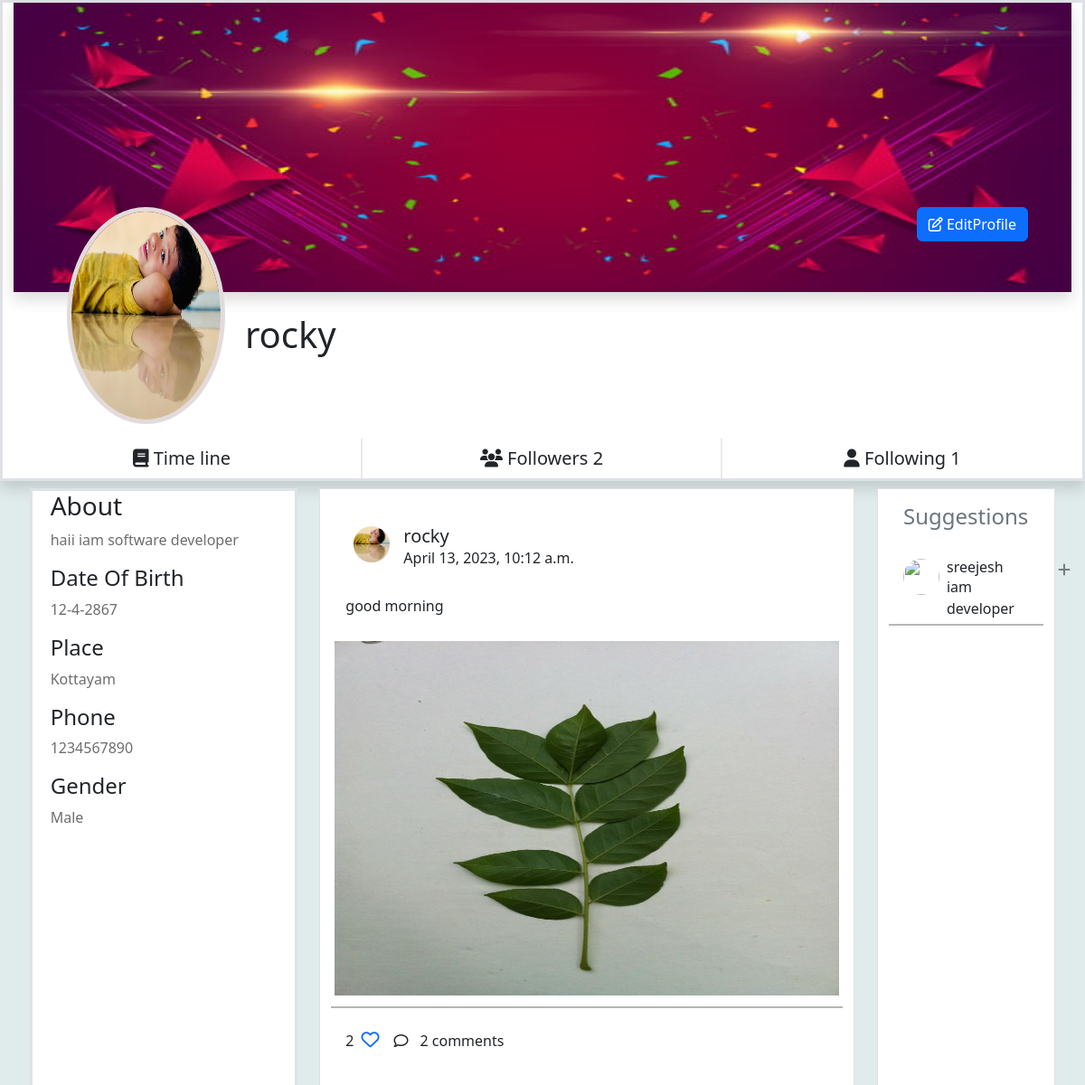
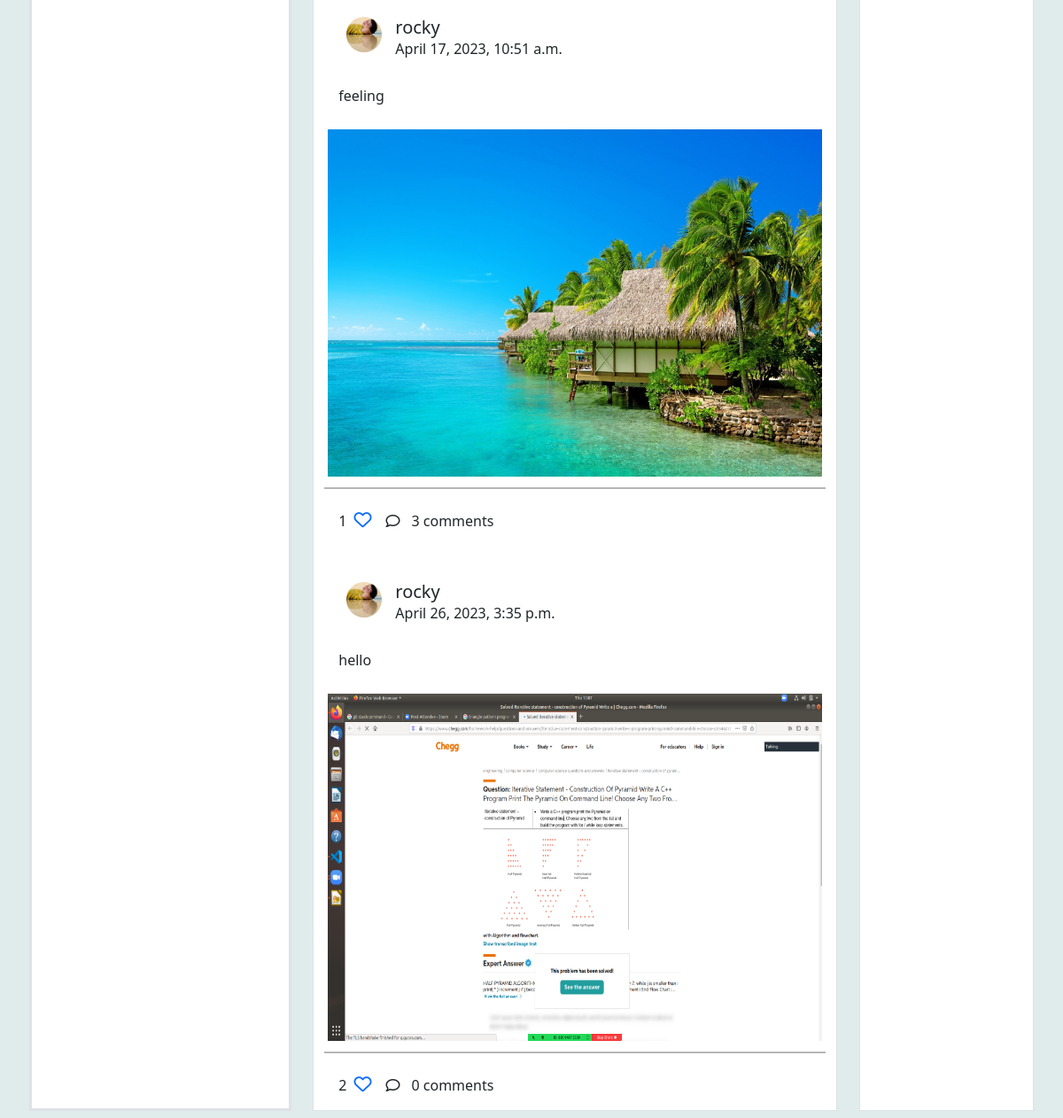
The app's page /profiles/1/ with its own data (2 pictures, top to bottom).
### myapp/models.py (models this page shows, shortened)
class UserProfile(models.Model):
    user=models.OneToOneField(User,on_delete=models.CASCADE,related_name="profile")
    profile_pic=models.ImageField(upload_to="profilepics",null=True,blank=True)
    bio=models.CharField(max_length=200,null=True)
    address=models.CharField(max_length=200,null=True)
    dob=models.DateTimeField(null=True)
    following=models.ManyToManyField("self",related_name="followed_by",symmetrical=False)
    created_date=models.DateTimeField(auto_now_add=True)
    cover_pic=models.ImageField(upload_to="coverpic",blank=True,default="/profilepics/cover.jpg")
    def __str__(self):
        return self.user.username

class Posts(models.Model):
    title=models.CharField(max_length=200)
    image=models.ImageField(upload_to="postimages",null=True,blank=True)
    user=models.ForeignKey(User,on_delete=models.CASCADE,related_name="userposts")
    created_date=models.DateTimeField(auto_now_add=True)
    liked_by=models.ManyToManyField(User,related_name="post_like")

### myapp/views.py (the view)
# urls.py: path("profiles/<int:pk>/",views.ProfileDetailView.as_view(),name="profiledetail"),
class ProfileDetailView(DetailView):
    model=UserProfile
    template_name="profile.html"
    context_object_name="profile"

### myapp/templates/profile.html (shortened to what this page needs)
<!DOCTYPE html>
{%load static%}
<html lang="en">
<head>
    <link rel="stylesheet" href="https://cdnjs.cloudflare.com/ajax/libs/font-awesome/6.3.0/css/all.min.css"
 />
    <link href="https://cdn.jsdelivr.net/npm/bootstrap@5.3.0-alpha1/dist/css/bootstrap.min.css" rel="stylesheet"
>
    <link rel="stylesheet" href="{%static 'css/profile.css'%}">
</head>
<body style="background-color: rgb(224, 235, 235);">
    <div class="container-fluid border border-3 shadow bg-white">
        <div class="cover_section">
            <img class="coverpic shadow" src="{{profile.cover_pic.url}}" alt="">
        </div>
        <div class="profile_section d-flex justify-content-between">
            {%if profile.profile_pic%}
            <img class="propic" src="{{profile.profile_pic.url}}" alt="">
            {%endif%}
            <h1 class="onwername ">{{profile}}</h1>
            <div class=" me-5">
                <button href="" class="btn btn-primary" data-bs-toggle="modal" data-bs-target="#exampleModal"><i
                        class="fa-regular fa-pen-to-square"></i>
                    EditProfile</button>
            </div>
        </div>
        <div class="row d-flex justify-content-evenly">
            <div class="col-4 text-center mt-3 swich  "><a class="btn fs-5" href=""><span><i
                            class="fa-solid fa-book"></i></span> Time line</a></div>
                <div class="col-4 text-center mt-3 swich ">
                <button class="btn fs-5" data-bs-toggle="modal" data-bs-target="#exampleModalfws">
                    <span><i class="fa-solid fa-users"></i></span>
                     Followers {{profile.followed_by.all | length}}
                </button>
            </div>
            <div class="col-4 text-center mt-3  "><a class="btn fs-5" href=""><span><i
                            class="fa-solid fa-user"></i></span> Following {{profile.following.all | length}}</a></div>
        </div>
    </div>
    <div class="container-fluid ">
        <div class="row p-2 d-flex justify-content-evenly">
            <div class="col-3 bg-white  border border-3 ">
                <div class="ms-2">
                    <h3 class="">About</h3>
                    <p class=" o">haii iam software developer</p>
                    <h4>Date Of Birth</h4>
                    <p class="o">12-4-2867</p>
                    <h4>Place</h4>
                    <p class="o">Kottayam</p>
                    <h4>Phone</h4>
                    <p class="o">1234567890</p>
                    <h4>Gender</h4>
                    <p class="o">Male</p>
                </div>
            </div>
            <div class="col-6 bg-white  border">
                {%for post in profile.user.userposts.all%}
                <div class="allpost mt-4 bg-white">
                    <div class="d-flex p-3">
                        <div class="ms-2">
                            <img class="ownerpic" src="{{post.user.profile.profile_pic.url}}" alt="">
                        </div>
                        <div class="ms-3">
                            <h5 class="m-0">{{post.user}}</h5>
                            <p class="m-0">{{post.created_date}}</p>
                        </div>
                    </div>
                    <div class="posttitle p-3">
                        <h6>{{post.title}}</h6>
                    </div>
                    <div>
                        {%if post.image%}
                        <img class="postimg" src="{{post.image.url}}" alt="">
                        {%endif%}
                    </div>
                    <div class="lines mt-2 mb-2"></div>
                    <div class="d-flex">
                        <div class="ms-3  d-flex  align-items-center">
                            <p class="mt-3">{{post.liked_by.all | length}}</p>
                            <a href=""><i class="love fa-sharp fa-regular fa-heart ms-2"></i></a>
                        </div>
                        <div class="ms-3  d-flex  align-items-center">
                            <i class="fa-regular fa-comment"></i>
                            <div class="dropdown">
                                <a class="btn " href="#" role="button" data-bs-toggle="dropdown" aria-expanded="false">
                                    {{ post.post_comment.all.count }} comments
                                </a>
                            </div>
                        </div>
                    </div>
                </div>
                {%endfor%}
            </div>
            <div class="col-2 bg-white  border">
                <div class="profilesection bg-white">
                    <h4 class="text-secondary p-3">Suggestions</h4>
                    <div class="p-item ">
                        <div class="peoples d-flex mt-3 ms-3">
                            <div>
                                <img class="peopleimg" src="image/download.png" alt="">
                            </div>
                            <div class="ms-2">
                                <h6 class="m-0">sreejesh</h6>
                                <p class="m-0">iam developer</p>
                            </div>
                            <a href="" class="ms-5"><i style="color:rgba(11, 17, 11, 0.5) ;"
                                    class="fa-solid fa-plus"></i></a>
                        </div>
                        <div class="lines"></div>
                    </div>
                </div>
            </div>
        </div>
    </div>
</body>
</html>

### myapp/static/css/profile.css (style rules this page uses)
* { font-family: 'Segoe UI', Tahoma, Geneva, Verdana, sans-serif; }
.coverpic { width: 100%; height: 40vh; }
.propic { width: 15%; height: 30vh; margin-left: 5%; border-radius: 50%; border: 5px solid rgb(227, 219, 219); }
.profile_section { margin-top: -8%; }
.swich { border-right: 2px solid rgb(237, 233, 233); }
.onwername { margin-top: 10%; margin-left: -53%; font-family: 'Segoe UI', Tahoma, Geneva, Verdana, sans-serif; }
.o { color: rgba(11, 11, 11, 0.6); }
.ownerpic { margin: 2%; border-radius: 50%; width: 40px; height: 40px; }
.postimg { padding: 4px; width: 100%; height: 50vh; }
.love { font-size: 20px; }
.peopleimg { width:40px; height: 40px; border-radius: 50%; }
.peoples { width: 100%; }
.lines { margin-top: 5px; background-color:rgba(11, 17, 11, 0.3); height: 2px; width: 100%; }
.p-item { width: 100%; }

### records on screen
UserProfile: cover_pic (picture), profile_pic (picture), user.username "rocky", followed_by.all|length "2", following.all|length "1"
Posts: user.profile.profile_pic (picture), user "rocky", created_date "April 13, 2023, 10:12 a.m.", title "good morning", image (picture), liked_by.all|length "2", post_comment.all.count "2"
Posts: user.profile.profile_pic (picture), user "rocky", created_date "April 17, 2023, 10:51 a.m.", title "feeling", image (picture), liked_by.all|length "1", post_comment.all.count "3"
Posts: user.profile.profile_pic (picture), user "rocky", created_date "April 26, 2023, 3:35 p.m.", title "hello", image (picture), liked_by.all|length "2", post_comment.all.count "0"
